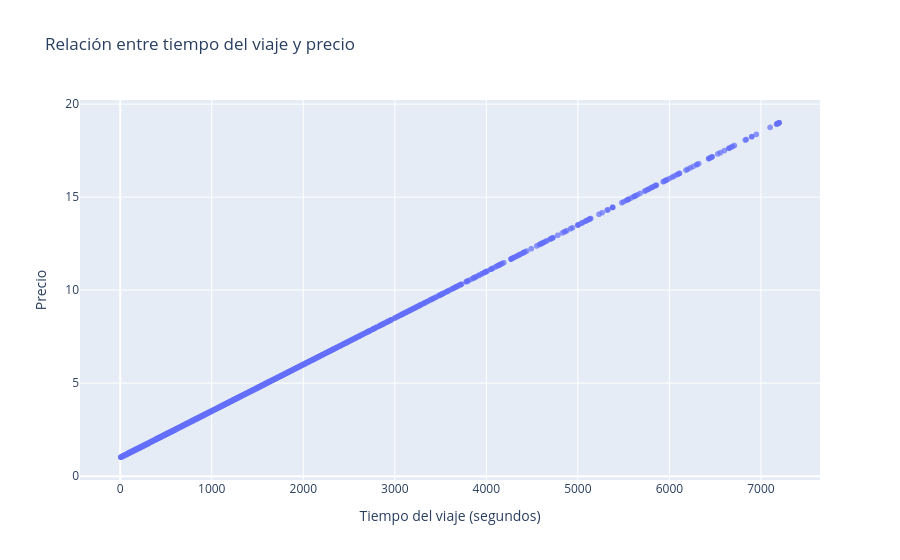

This figure's notebook cell:
### Markdown cell above
Visualizamos gráfica con los valores ya eliminados

### Code cell
fig = px.scatter(
    df,
    x='tt',
    y='price',
    title='Relación entre tiempo del viaje y precio',
    labels={'tt': 'Tiempo del viaje (segundos)', 'price': 'Precio'},
    opacity=0.7
)

fig.show()

### Figure 1 — Plotly figure (JSON) as saved in the notebook; plotly's stock layout.template omitted (floating-point values rounded to 4 significant figures; data arrays with more than 128 entries replaced by an {"elided": "..."} marker saying what was removed)
{"data": [{"hovertemplate": "Tiempo del viaje (segundos)=%{x}<br>Precio=%{y}<extra></extra>", "legendgroup": "", "marker": {"color": "#636efa", "opacity": 0.7, "symbol": "circle"}, "mode": "markers", "name": "", "showlegend": false, "type": "scattergl", "x": {"elided": "25064 int values"}, "xaxis": "x", "y": {"elided": "25064 float values"}, "yaxis": "y"}], "layout": {"legend": {"tracegroupgap": 0}, "title": {"text": "Relación entre tiempo del viaje y precio"}, "xaxis": {"anchor": "y", "domain": [0, 1], "title": {"text": "Tiempo del viaje (segundos)"}}, "yaxis": {"anchor": "x", "domain": [0, 1], "title": {"text": "Precio"}}}}
